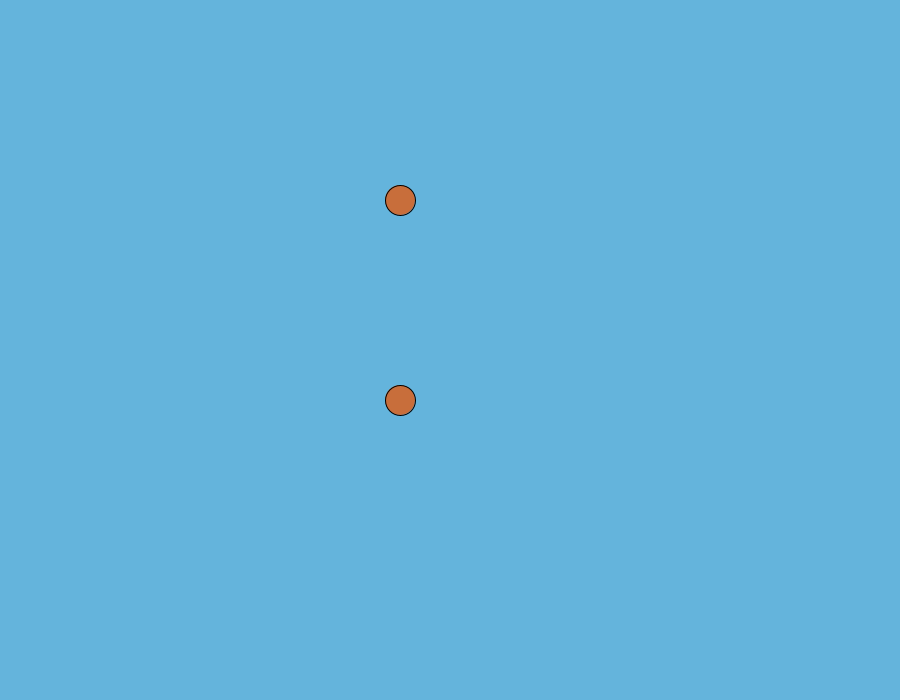
Frame 1 (no input)
Frame 60 (the mouse pressed at the canvas centre just before this capture): identical to frame 1, image omitted
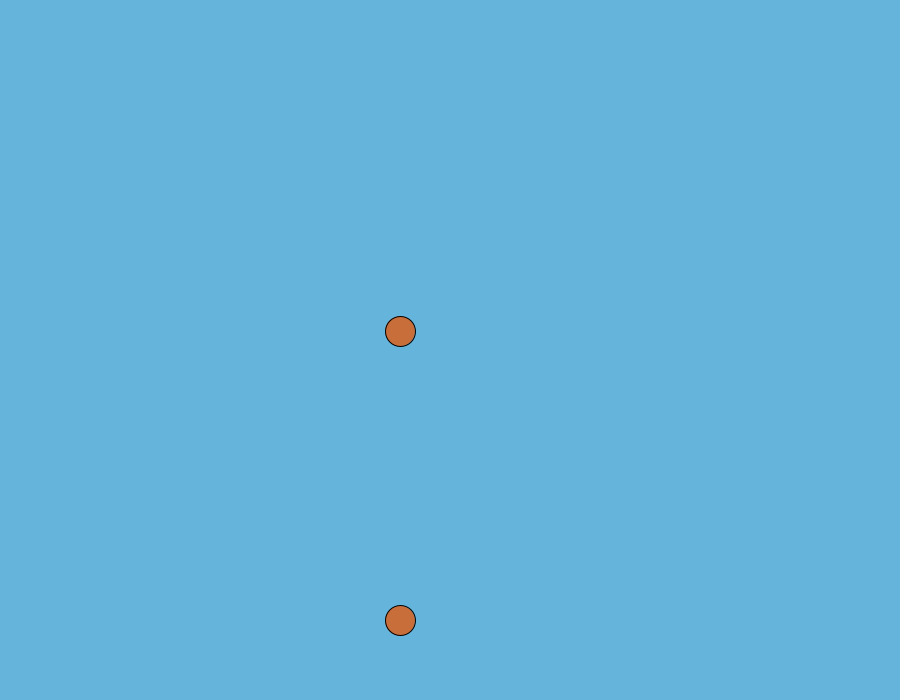
Frame 120 (the mouse held since frame 60 and released just before this capture)

The Processing sketch that drew these frames (run headless with seeded random() and noise(); from frame 60 on, the mouse is pressed at the canvas centre):

// Processing sketch: Mass_on_mass_rough_
// ── Mass_on_mass_rough_.pde
float a=0;
float dx=0;
float y=200;
float ytwo=400;

float k=1.5;
float m=3;
float dxtwo=0;
float v=0;
float atwo=0;
float vtwo=0;



int oldY = 0;


void setup() {
  size(900, 700);


}



void draw() {
  background(100, 180, 220);

  int vy = mouseY - oldY;


  if (mousePressed) {  

    y = mouseY;  

    v = vy;
  }



  dx= y-200;

  a= ((-0.05)*v-(k/m)*(dx));

  v = v + a*0.5;

  y =  y + v*0.5;


  dxtwo= (ytwo-dx)-400;

  atwo= ((-0.05)*vtwo-(k/m)*(dxtwo));

  vtwo = vtwo + atwo*0.05;

  ytwo =  ytwo + vtwo*0.05;





  fill(200, 110, 59); 
  ellipse(400, y, 30, 30);
  ellipse(400, ytwo, 30, 30);

  oldY = mouseY;
}
